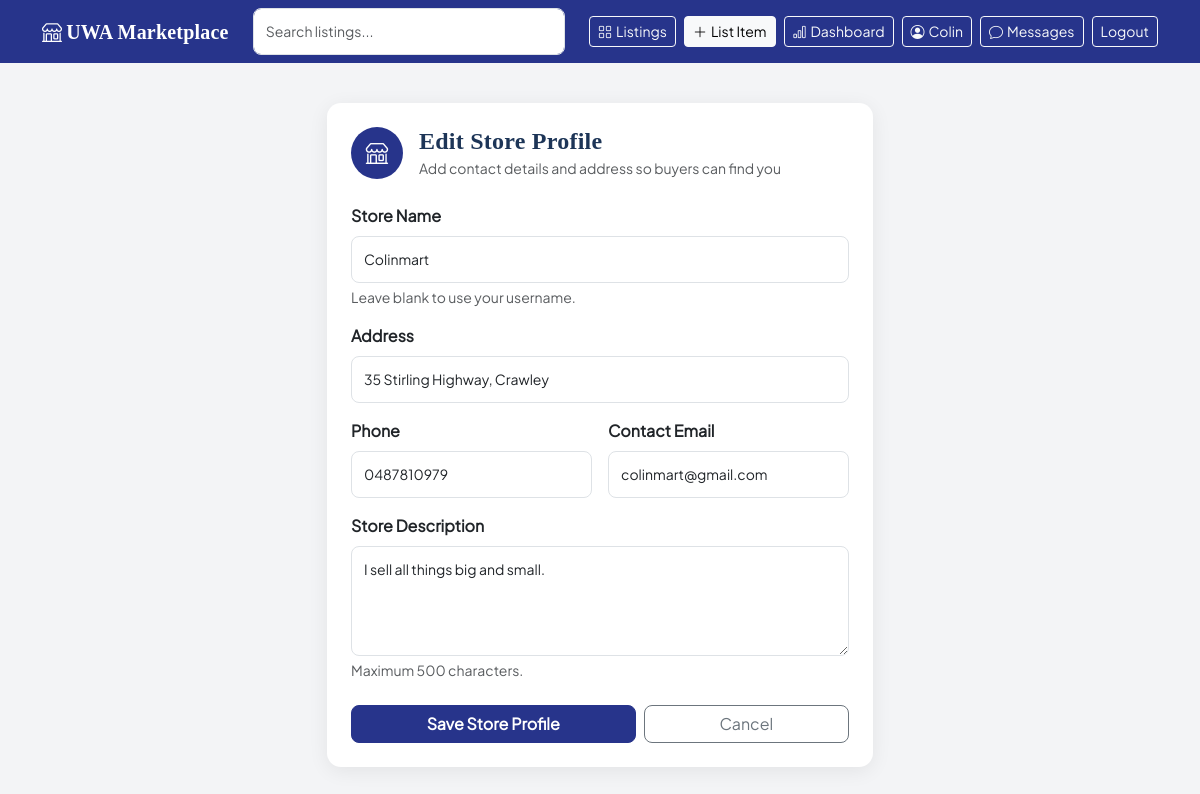
Screenshot of /store/setup (signed in) with the database file from the repository.
### app/models.py (models this page shows, shortened)
class User(db.Model, UserMixin):
    id = db.Column(db.Integer, primary_key=True)
    username = db.Column(db.String(64), unique=True, nullable=False)
    email = db.Column(db.String(120), unique=True, nullable=False)
    password_hash = db.Column(db.String(256), nullable=False)
    member_since = db.Column(db.DateTime, default=datetime.utcnow)
    bio = db.Column(db.Text, default='')
    avatar_url = db.Column(db.String(256), nullable=True)
    is_admin = db.Column(db.Boolean, default=False)
    is_moderator = db.Column(db.Boolean, default=False)
    is_active = db.Column(db.Boolean, default=True)
    is_store = db.Column(db.Boolean, default=False)
    is_verified = db.Column(db.Boolean, default=False)
    store_name = db.Column(db.String(128), nullable=True)
    store_address = db.Column(db.String(256), nullable=True)
    contact_phone = db.Column(db.String(32), nullable=True)
    contact_email = db.Column(db.String(120), nullable=True)
    store_bio = db.Column(db.Text, default='')
    listings = db.relationship('Listing', backref='seller', lazy='dynamic')
    following_stores = db.relationship(
        'User',
        secondary=store_follows,
        primaryjoin='User.id == store_follows.c.follower_id',
        secondaryjoin='User.id == store_follows.c.store_id',
        backref=db.backref('store_followers', lazy='dynamic'),
        lazy='dynamic'
    )

### app/routes/store.py (the view, shortened to what this page needs)
@bp.route('/setup', methods=['GET', 'POST'])
@login_required
def setup():
    form = StoreSetupForm(obj=current_user)
    return render_template('store/setup.html', form=form)

### app/forms.py
class StoreSetupForm(FlaskForm):
    store_name = StringField('Store Name', validators=[Optional(), Length(max=128)])
    store_address = StringField('Address', validators=[Optional(), Length(max=256)])
    contact_phone = StringField('Phone', validators=[Optional(), Length(max=32)])
    contact_email = StringField('Contact Email', validators=[Optional(), Email(), Length(max=120)])
    store_bio = TextAreaField('Store Description', validators=[Optional(), Length(max=500)])
    submit = SubmitField('Save Store Profile')

### app/models.py (called while the page is built)
@login_manager.user_loader
def load_user(user_id):
    return User.query.get(int(user_id))

### app/templates/store/setup.html (shortened to what this page needs)
{% extends "base.html" %}
{% block content %}
<div class="row justify-content-center">
    <div class="col-md-7 col-lg-6">
        <div class="card p-4">
            <div class="d-flex align-items-center gap-3 mb-4">
                <div class="avatar-circle" style="width:52px;height:52px;font-size:1.4rem;">
                    <i class="bi bi-shop"></i>
                </div>
                <div>
                    <h4 class="mb-0 fw-bold" style="color:#1d3557;">
                        {% if current_user.is_store %}Edit Store Profile{% else %}Set Up Your Store{% endif %}
                    </h4>
                    <small class="text-muted">Add contact details and address so buyers can find you</small>
                </div>
            </div>
            <form method="POST">
                <div class="mb-3">
                    <label class="form-label fw-semibold">{{ form.store_name.label.text }}</label>
                    {{ form.store_name(class_="form-control", placeholder="e.g. Colin's Tech Shop") }}
                    <div class="form-text">Leave blank to use your username.</div>
                </div>
                <div class="mb-3">
                    <label class="form-label fw-semibold">{{ form.store_address.label.text }}</label>
                    {{ form.store_address(class_="form-control", placeholder="e.g. 35 Stirling Hwy, Crawley WA 6009") }}
                </div>
                <div class="row g-3 mb-3">
                    <div class="col-sm-6">
                        <label class="form-label fw-semibold">{{ form.contact_phone.label.text }}</label>
                        {{ form.contact_phone(class_="form-control", placeholder="e.g. 0400 123 456") }}
                    </div>
                    <div class="col-sm-6">
                        <label class="form-label fw-semibold">{{ form.contact_email.label.text }}</label>
                        {{ form.contact_email(class_="form-control", placeholder="store@example.com") }}
                    </div>
                </div>
                <div class="mb-3">
                    <label class="form-label fw-semibold">{{ form.store_bio.label.text }}</label>
                    {{ form.store_bio(class_="form-control", rows=4, placeholder="Tell buyers about your store…") }}
                    <div class="form-text">Maximum 500 characters.</div>
                </div>
                <div class="d-flex gap-2 mt-4">
                    {{ form.submit(class_="btn btn-primary flex-grow-1") }}
                    <a href="{{ url_for('profile.view', user_id=current_user.id) }}"
                       class="btn btn-outline-secondary flex-grow-1">Cancel</a>
                </div>
            </form>
        </div>
    </div>
</div>
{% endblock %}

### app/templates/base.html (shortened to what this page needs)
<!DOCTYPE html>
<html lang="en">
<head>
    <link href="https://cdn.jsdelivr.net/npm/bootstrap@5.3.0/dist/css/bootstrap.min.css" rel="stylesheet" />
    <link href="https://cdn.jsdelivr.net/npm/bootstrap-icons@1.11.0/font/bootstrap-icons.css" rel="stylesheet" />
    <link rel="stylesheet" href="{{ url_for('static', filename='css/style.css') }}" />
</head>
<body>
    <nav class="navbar navbar-expand-lg navbar-dark site-navbar">
        <div class="container">
            <a class="navbar-brand fw-bold" href="{{ url_for('index') }}">
                <i class="bi bi-shop me-1"></i>UWA Marketplace
            </a>
            <div class="collapse navbar-collapse" id="navbarMain">
                {% if request.endpoint not in ['auth.login', 'auth.register', 'auth.forgot_password', 'auth.reset_password'] %}
                    <form class="d-flex mx-auto" style="width: 320px;" action="{{ url_for('listings.index') }}" method="get">
                        <input id="nav-search" class="form-control me-2" type="search" name="q"
                               placeholder="Search listings..." value="{{ request.args.get('q', '') }}" />
                    </form>
                {% else %}
                    <div class="mx-auto"></div>
                {% endif %}
                {% set ep = request.endpoint %}
                <div class="ms-auto d-flex gap-2 align-items-center">
                    <a href="{{ url_for('listings.index') }}"
                       class="btn btn-sm {{ 'btn-light' if ep == 'listings.index' else 'btn-outline-light' }}">
                        <i class="bi bi-grid me-1"></i>Listings
                    </a>
                    {% if current_user.is_authenticated %}
                        <a href="{{ url_for('listings.new') }}"
                           class="btn btn-sm {{ 'btn-light' if ep == 'listings.new' else 'btn-light' }}">
                            <i class="bi bi-plus-lg me-1"></i>List Item
                        </a>
                        {% if current_user.is_store %}
                            <a href="{{ url_for('store.dashboard') }}"
                               class="btn btn-sm {{ 'btn-light' if ep == 'store.dashboard' else 'btn-outline-light' }}">
                                <i class="bi bi-bar-chart me-1"></i>Dashboard
                            </a>
                        {% endif %}
                        <a href="{{ url_for('profile.view', user_id=current_user.id) }}"
                           class="btn btn-sm {{ 'btn-light' if ep in ['profile.view', 'profile.edit', 'profile.settings'] else 'btn-outline-light' }}">
                            <i class="bi bi-person-circle me-1"></i>{{ current_user.username.split()[0] }}
                        </a>
                        <a href="{{ url_for('chat.inbox') }}"
                           class="btn btn-sm {{ 'btn-light' if ep in ['chat.inbox', 'chat.chat_room'] else 'btn-outline-light' }} position-relative">
                            <i class="bi bi-chat me-1"></i>Messages
                        </a>
                        <a href="{{ url_for('auth.logout') }}" class="btn btn-sm btn-outline-light">
                            Logout
                        </a>
                    {% else %}
                        <a href="{{ url_for('auth.login') }}" class="btn btn-sm btn-outline-light">Log In</a>
                        <a href="{{ url_for('auth.register') }}" class="btn btn-sm btn-light">Sign Up</a>
                    {% endif %}
                </div>
            </div>
        </div>
    </nav>
    <main class="container py-4">
        {% block content %}{% endblock %}
    </main>
</body>
</html>

### app/static/css/style.css (style rules this page uses)
:root { --navy: #27348B; --navy-dark: #1c2669; --navy-light: #e8eef4; --gold: #E2B600; --text-muted: #6b7280; --bg: #f3f4f6; --white: #ffffff; --success: #198754; --font-brand: 'UWA Slab', Georgia, serif; --radius-card: 14px; --radius-input: 8px; --shadow-card: 0 4px 20px rgba(0, 0, 0, 0.07); }
* { box-sizing: border-box; }
body { background-color: var(--bg); font-family: 'Plus Jakarta Sans', sans-serif; color: #1f2937; }
.site-navbar { background-color: var(--navy); }
.card { border: none; border-radius: var(--radius-card); box-shadow: var(--shadow-card); }
.form-control, .form-select { border-radius: var(--radius-input); font-size: 14px; padding: 12px; }
.btn-primary { background-color: var(--navy); border-color: var(--navy); border-radius: var(--radius-input); font-weight: 600; }
.btn-outline-secondary { border-radius: var(--radius-input); }
.avatar-circle { width: 80px; height: 80px; border-radius: 50%; background-color: var(--navy); color: var(--white); display: flex; align-items: center; justify-content: center; font-size: 2rem; font-weight: 700; flex-shrink: 0; }
* { box-sizing: border-box; margin: 0; padding: 0; font-family: 'Plus Jakarta Sans', sans-serif; }
body { background-color: #f3f4f6; color: #1f2937; }

### rows the page displays
User: username "Colin", store_name "Colinmart", store_address "35 Stirling Highway, Crawley", contact_phone "0487810979", contact_email "colinmart@gmail.com", store_bio "I sell all things big and small."
